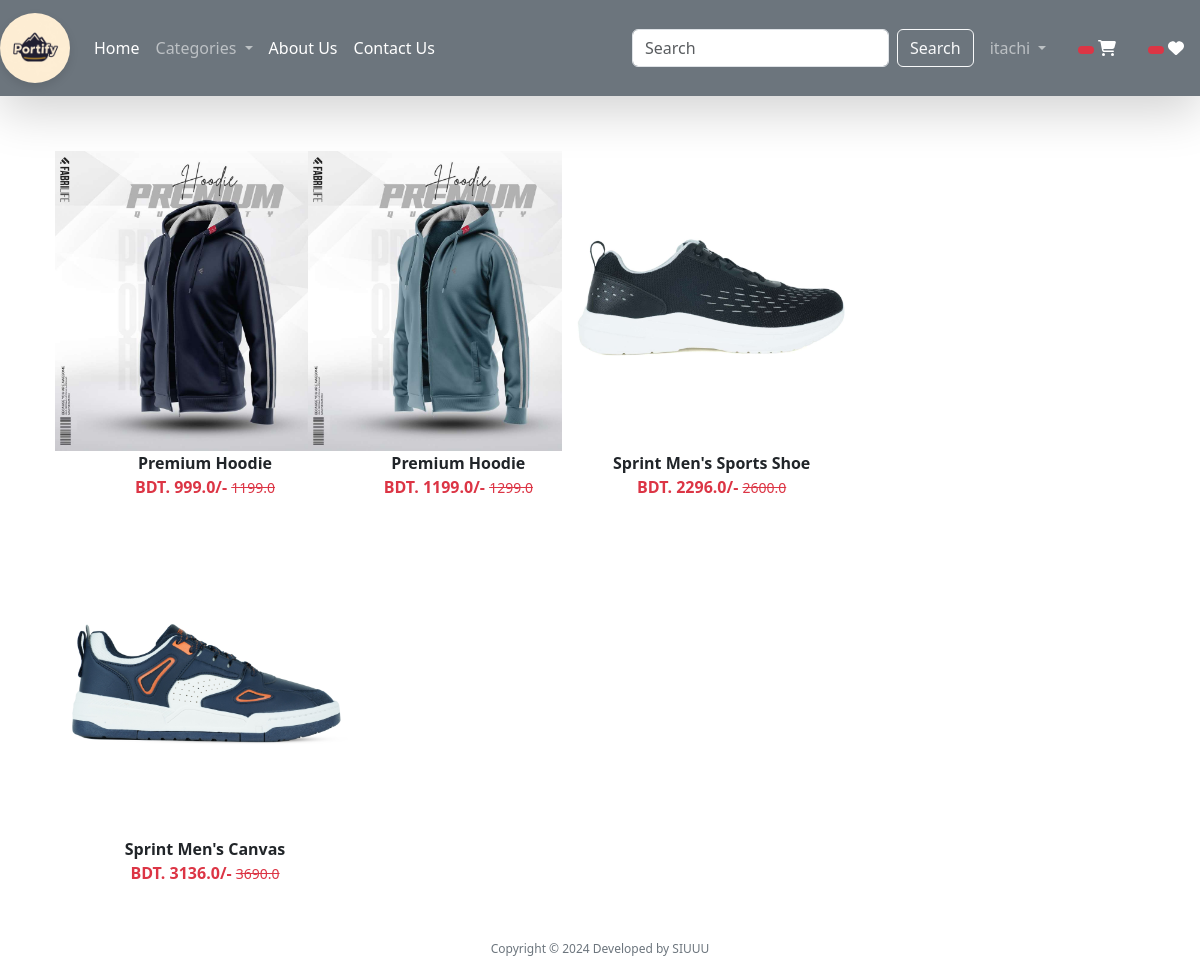
Screenshot of /search/ (signed in) with the database file from the repository.
### app/models.py (models this page shows, shortened)
class Product(models.Model):
    title = models.CharField(max_length=100)
    selling_price = models.FloatField()
    discounted_price = models.FloatField()
    description = models.TextField()
    composition = models.TextField(default='')
    prodapp = models.TextField(default='')
    category = models.CharField(choices=CATEGORY_CHOICE, max_length=5)
    product_image = models.ImageField(upload_to='product')

### app/views.py (the view)
# urls.py: path('search/', views.search, name='search'),
@login_required
def search(request):
    query = request.GET.get('search', '')
    product = Product.objects.filter(Q(title__icontains=query))
    return render(request, 'app/search.html', locals())

### app/templates/app/search.html (shortened to what this page needs)
{% extends "app/base.html" %}
{% load static %}
{% block main-content %}
<div class="container my-5">
    <div class="row">
        <div class="col-sm-8">
            <div class="row">
                {% for prod in product %}
                   <div class="col-sm-4 text-center mb-4 hover-shadow">
                    <a href="{% url 'product-detail' prod.id %}" class="btn">
                        <div>
                            <img src="{{prod.product_image.url}}" width="300px" height="300px" alt="">
                            <div class="fw-bold">{{prod.title}}</div>
                            <div class="fw-bold text-danger">
                                BDT. {{prod.discounted_price}}/-
                                <small class="fw-light text-decoration-line-through">{{prod.selling_price}}</small>
                            </div>
                        </div>
                    </a>
                   </div>
                {% endfor %}
            </div>
        </div>
    </div>
</div>
{% endblock main-content %}

### app/templates/app/base.html (shortened to what this page needs)
{% load static %}
<!DOCTYPE html>
<html lang="en">
<head>
    <link href="https://cdn.jsdelivr.net/npm/bootstrap@5.3.3/dist/css/bootstrap.min.css" rel="stylesheet"
>
    <link rel="stylesheet" href="{% static 'app/css/owl.carousel.min.css'%}">
    <link rel="stylesheet" href="{% static 'app/css/all.min.css'%}">
    <link rel="stylesheet" href="{% static 'app/css/style.css' %}">
    <link rel="stylesheet" href="https://cdnjs.cloudflare.com/ajax/libs/font-awesome/6.0.0-beta3/css/all.min.css">
</head>
<body>
   <nav class="navbar navbar-expand-lg navbar-dark bg-secondary shadow-lg">
      <div class="container-fluid">
        <a class="navbar-brand" href="#">
    <img src="{% static 'app/images/output.jpg' %}" height="70" width="70" class="logo">
</a>
        <div class="collapse navbar-collapse" id="navbarSupportedContent">
          <ul class="navbar-nav me-auto mb-2 mb-lg-0">
            {% if request.user.is_authenticated %}
            <li class="nav-item">
              <a class="nav-link active" aria-current="page" href="/">Home</a>
            </li>
            <li class="nav-item dropdown">
              <a class="nav-link dropdown-toggle" href="#" role="button" data-bs-toggle="dropdown" aria-expanded="false">
                Categories
              </a>
            </li>
            <li class="nav-item">
              <a class="nav-link text-white" href="{% url 'about' %}">About Us</a>
            </li>
            <li class="nav-item">
              <a class="nav-link text-white" href="{% url 'contact' %}">Contact Us</a>
            </li>
          </ul>
          <form class="d-flex" role="search" action="/search">
            <input class="form-control me-2" type="search" placeholder="Search" name="search" aria-label="Search">
            <button class="btn btn-outline-light" type="submit">Search</button>
          </form>
        </div>
        <ul class="navbar-nav me-auto mb-2 mb-lg-0">
          <li class="nav-item dropdown mx-2">
            <a class="nav-link dropdown-toggle" href="#" role="button" data-bs-toggle="dropdown" aria-expanded="false">
              {{request.user}}
            </a>
          </li>
          <li class="nav-item dropdown mx-2">
            <a class="nav-link text-white" href="{% url 'showcart' %}">
                <span class="badge bg-danger">
                </span>
                <i class="fa fa-shopping-cart"></i>
            </a>
          </li>
                <li class="nav-item dropdown mx-2">
                    <a class="nav-link text-white" href="{% url 'wishlist' %}"> <span class="badge bg-danger"> {% if item_in_wishlist > 0 %}{{item_in_wishlist}} {% endif %} </span> <i class="fa fa-heart"></i></a>
                </li>
          {% endif %}
        </ul>
      </div>
    </nav>
    {% block main-content %} {% endblock main-content %}
    <footer class="container-fluid fixed-bottom">
        <div class="text-center">
            <span>
                Copyright &copy;
                <script>document.write(new Date().getFullYear())</script> Developed by SIUUU
            </span>
        </div>
    </footer>
</body>
</html>

### app/templates/app/base.html (style rules this page uses)
.navbar-brand { position: relative; }
.logo { transition: transform 0.3s ease, filter 0.3s ease; cursor: pointer; border-radius: 50%; box-shadow: 0 4px 10px rgba(0, 0, 0, 0.1); }
.logo { animation: bounce 2s infinite; }
footer { padding: 5px 0; }
.text-center span { font-size: 12px; color: #6c757d; padding: 0; }
.container-fluid { padding-left: 0; padding-right: 0; }

### rows the page displays
Product: product_image (picture), title "Premium Hoodie", discounted_price "999.0", selling_price "1199.0"
Product: product_image (picture), title "Premium Hoodie", discounted_price "1199.0", selling_price "1299.0"
Product: product_image (picture), title "Sprint Men's Sports Shoe", discounted_price "2296.0", selling_price "2600.0"
Product: product_image (picture), title "Sprint Men's Canvas", discounted_price "3136.0", selling_price "3690.0"

### other values shown
{{ request.user }} "itachi"
